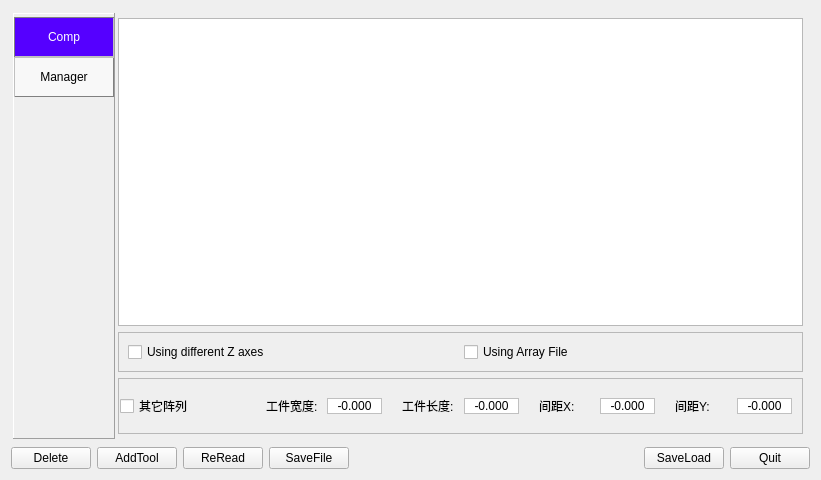
<?xml version="1.0" encoding="UTF-8"?>
<ui version="4.0">
 <class>Tbl_Dialog</class>
 <widget class="QDialog" name="Tbl_Dialog">
  <property name="geometry">
   <rect>
    <x>0</x>
    <y>0</y>
    <width>821</width>
    <height>480</height>
   </rect>
  </property>
  <property name="windowTitle">
   <string>Dialog</string>
  </property>
  <layout class="QVBoxLayout" name="verticalLayout_3">
   <item>
    <widget class="QWidget" name="widget_2" native="true">
     <layout class="QHBoxLayout" name="horizontalLayout_3">
      <property name="spacing">
       <number>0</number>
      </property>
      <property name="leftMargin">
       <number>2</number>
      </property>
      <property name="topMargin">
       <number>2</number>
      </property>
      <property name="rightMargin">
       <number>2</number>
      </property>
      <property name="bottomMargin">
       <number>2</number>
      </property>
      <item>
       <widget class="QFrame" name="frame_3">
        <property name="frameShape">
         <enum>QFrame::Panel</enum>
        </property>
        <property name="frameShadow">
         <enum>QFrame::Raised</enum>
        </property>
        <layout class="QVBoxLayout" name="verticalLayout_5">
         <property name="spacing">
          <number>0</number>
         </property>
         <property name="leftMargin">
          <number>0</number>
         </property>
         <property name="topMargin">
          <number>3</number>
         </property>
         <property name="rightMargin">
          <number>0</number>
         </property>
         <item>
          <widget class="QPushButton" name="btn_page1">
           <property name="minimumSize">
            <size>
             <width>100</width>
             <height>40</height>
            </size>
           </property>
           <property name="styleSheet">
            <string notr="true">QPushButton{
	background-color: rgb(248, 248, 248);
border-radius: 0px;  
border: 0.5px solid grey;
 border-style: outset;
}

QPushButton:checked{
	background-color: rgb(85, 0, 255);
	color: rgb(255, 255, 255);
	border-style: inset; 
}</string>
           </property>
           <property name="text">
            <string>Comp</string>
           </property>
           <property name="checkable">
            <bool>true</bool>
           </property>
           <property name="checked">
            <bool>true</bool>
           </property>
          </widget>
         </item>
         <item>
          <widget class="QPushButton" name="btn_page2">
           <property name="minimumSize">
            <size>
             <width>100</width>
             <height>40</height>
            </size>
           </property>
           <property name="styleSheet">
            <string notr="true">QPushButton{
	background-color: rgb(248, 248, 248);
border-radius: 0px;  
border: 0.5px solid grey;
 border-style: outset;
}

QPushButton:checked{
	background-color: rgb(85, 0, 255);
	color: rgb(255, 255, 255);
	border-style: inset; 
}</string>
           </property>
           <property name="text">
            <string>Manager</string>
           </property>
           <property name="checkable">
            <bool>true</bool>
           </property>
          </widget>
         </item>
         <item>
          <spacer name="verticalSpacer_2">
           <property name="orientation">
            <enum>Qt::Vertical</enum>
           </property>
           <property name="sizeHint" stdset="0">
            <size>
             <width>20</width>
             <height>40</height>
            </size>
           </property>
          </spacer>
         </item>
        </layout>
       </widget>
      </item>
      <item>
       <widget class="QStackedWidget" name="maintab">
        <property name="styleSheet">
         <string notr="true"/>
        </property>
        <property name="frameShadow">
         <enum>QFrame::Plain</enum>
        </property>
        <property name="currentIndex">
         <number>0</number>
        </property>
        <widget class="QWidget" name="maintabPage1">
         <layout class="QVBoxLayout" name="verticalLayout">
          <property name="leftMargin">
           <number>0</number>
          </property>
          <property name="topMargin">
           <number>2</number>
          </property>
          <property name="rightMargin">
           <number>2</number>
          </property>
          <property name="bottomMargin">
           <number>2</number>
          </property>
          <item>
           <widget class="QWidget" name="widget" native="true">
            <layout class="QVBoxLayout" name="verticalLayout_2">
             <property name="leftMargin">
              <number>3</number>
             </property>
             <property name="topMargin">
              <number>3</number>
             </property>
             <property name="rightMargin">
              <number>3</number>
             </property>
             <property name="bottomMargin">
              <number>3</number>
             </property>
             <item>
              <widget class="QTableWidget" name="tableWidget">
               <property name="minimumSize">
                <size>
                 <width>0</width>
                 <height>0</height>
                </size>
               </property>
              </widget>
             </item>
             <item>
              <widget class="QFrame" name="frame">
               <property name="minimumSize">
                <size>
                 <width>0</width>
                 <height>40</height>
                </size>
               </property>
               <property name="frameShape">
                <enum>QFrame::StyledPanel</enum>
               </property>
               <property name="frameShadow">
                <enum>QFrame::Raised</enum>
               </property>
               <layout class="QHBoxLayout" name="horizontalLayout_2">
                <item>
                 <widget class="QCheckBox" name="ck_diffZ">
                  <property name="text">
                   <string>Using different Z axes</string>
                  </property>
                 </widget>
                </item>
                <item>
                 <widget class="QCheckBox" name="ck_array">
                  <property name="text">
                   <string>Using Array File</string>
                  </property>
                 </widget>
                </item>
               </layout>
              </widget>
             </item>
             <item>
              <widget class="QFrame" name="arrayframe">
               <property name="minimumSize">
                <size>
                 <width>0</width>
                 <height>40</height>
                </size>
               </property>
               <property name="frameShape">
                <enum>QFrame::StyledPanel</enum>
               </property>
               <property name="frameShadow">
                <enum>QFrame::Raised</enum>
               </property>
               <layout class="QHBoxLayout" name="horizontalLayout_4">
                <property name="spacing">
                 <number>2</number>
                </property>
                <property name="leftMargin">
                 <number>1</number>
                </property>
                <property name="rightMargin">
                 <number>1</number>
                </property>
                <item>
                 <widget class="QCheckBox" name="chk_oterarray">
                  <property name="text">
                   <string>其它阵列</string>
                  </property>
                 </widget>
                </item>
                <item>
                 <widget class="QWidget" name="widgetwidth" native="true">
                  <layout class="QHBoxLayout" name="horizontalLayout_5">
                   <item>
                    <widget class="QLabel" name="label">
                     <property name="text">
                      <string>工件宽度:</string>
                     </property>
                    </widget>
                   </item>
                   <item>
                    <widget class="QPushButton" name="btn_setWidth">
                     <property name="styleSheet">
                      <string notr="true">QPushButton{
	border:1px solid #C0C0C0;
	background-color:#FFFFFF;
	border-style:solid;
	border-radius:0px;
}</string>
                     </property>
                     <property name="text">
                      <string>-0.000</string>
                     </property>
                     <property name="flat">
                      <bool>true</bool>
                     </property>
                    </widget>
                   </item>
                  </layout>
                 </widget>
                </item>
                <item>
                 <widget class="QWidget" name="widgetlength" native="true">
                  <layout class="QHBoxLayout" name="horizontalLayout_6">
                   <item>
                    <widget class="QLabel" name="label_2">
                     <property name="text">
                      <string>工件长度:</string>
                     </property>
                    </widget>
                   </item>
                   <item>
                    <widget class="QPushButton" name="btn_setHeight">
                     <property name="styleSheet">
                      <string notr="true">QPushButton{
	border:1px solid #C0C0C0;
	background-color:#FFFFFF;
	border-style:solid;
	border-radius:0px;
}</string>
                     </property>
                     <property name="text">
                      <string>-0.000</string>
                     </property>
                     <property name="flat">
                      <bool>true</bool>
                     </property>
                    </widget>
                   </item>
                  </layout>
                 </widget>
                </item>
                <item>
                 <widget class="QWidget" name="widgetdisx" native="true">
                  <layout class="QHBoxLayout" name="horizontalLayout_7">
                   <item>
                    <widget class="QLabel" name="label_3">
                     <property name="text">
                      <string>间距X:</string>
                     </property>
                    </widget>
                   </item>
                   <item>
                    <widget class="QPushButton" name="btn_setdisX">
                     <property name="styleSheet">
                      <string notr="true">QPushButton{
	border:1px solid #C0C0C0;
	background-color:#FFFFFF;
	border-style:solid;
	border-radius:0px;
}</string>
                     </property>
                     <property name="text">
                      <string>-0.000</string>
                     </property>
                     <property name="flat">
                      <bool>true</bool>
                     </property>
                    </widget>
                   </item>
                  </layout>
                 </widget>
                </item>
                <item>
                 <widget class="QWidget" name="widgetdisy" native="true">
                  <layout class="QHBoxLayout" name="horizontalLayout_8">
                   <item>
                    <widget class="QLabel" name="label_4">
                     <property name="text">
                      <string>间距Y:</string>
                     </property>
                    </widget>
                   </item>
                   <item>
                    <widget class="QPushButton" name="btn_setdisY">
                     <property name="styleSheet">
                      <string notr="true">QPushButton{
	border:1px solid #C0C0C0;
	background-color:#FFFFFF;
	border-style:solid;
	border-radius:0px;
}</string>
                     </property>
                     <property name="text">
                      <string>-0.000</string>
                     </property>
                     <property name="flat">
                      <bool>true</bool>
                     </property>
                    </widget>
                   </item>
                  </layout>
                 </widget>
                </item>
               </layout>
              </widget>
             </item>
            </layout>
           </widget>
          </item>
         </layout>
        </widget>
        <widget class="QWidget" name="maintabPage2"/>
       </widget>
      </item>
     </layout>
    </widget>
   </item>
   <item>
    <layout class="QHBoxLayout" name="horizontalLayout">
     <item>
      <widget class="QPushButton" name="Delete">
       <property name="text">
        <string>Delete</string>
       </property>
      </widget>
     </item>
     <item>
      <widget class="QPushButton" name="AddTool">
       <property name="text">
        <string>AddTool</string>
       </property>
      </widget>
     </item>
     <item>
      <widget class="QPushButton" name="ReRead">
       <property name="text">
        <string>ReRead</string>
       </property>
      </widget>
     </item>
     <item>
      <widget class="QPushButton" name="SaveFile">
       <property name="text">
        <string>SaveFile</string>
       </property>
      </widget>
     </item>
     <item>
      <spacer name="horizontalSpacer">
       <property name="orientation">
        <enum>Qt::Horizontal</enum>
       </property>
       <property name="sizeHint" stdset="0">
        <size>
         <width>40</width>
         <height>20</height>
        </size>
       </property>
      </spacer>
     </item>
     <item>
      <widget class="QPushButton" name="SaveLoad">
       <property name="text">
        <string>SaveLoad</string>
       </property>
      </widget>
     </item>
     <item>
      <widget class="QPushButton" name="Quit">
       <property name="text">
        <string>Quit</string>
       </property>
      </widget>
     </item>
    </layout>
   </item>
  </layout>
 </widget>
 <resources/>
 <connections/>
</ui>
